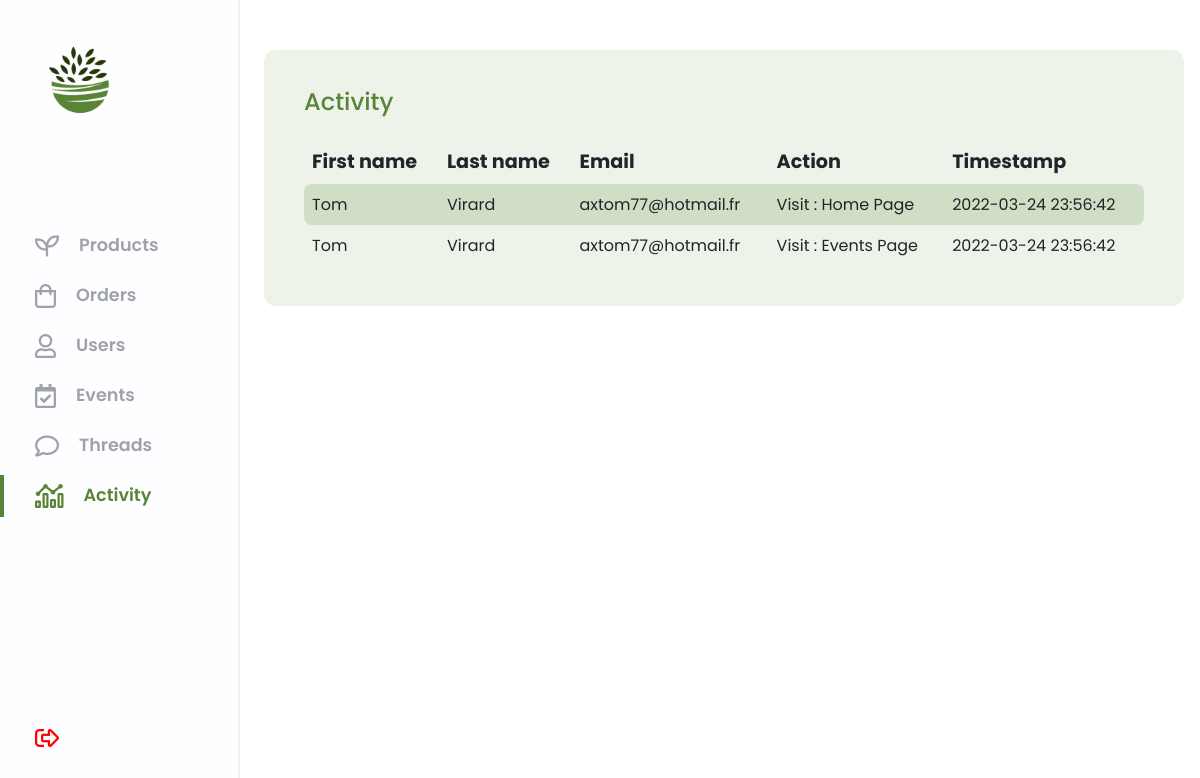
The page /admin-dashboard/dashboard.php?page=activity-panel (signed in) on the database as committed earlier.
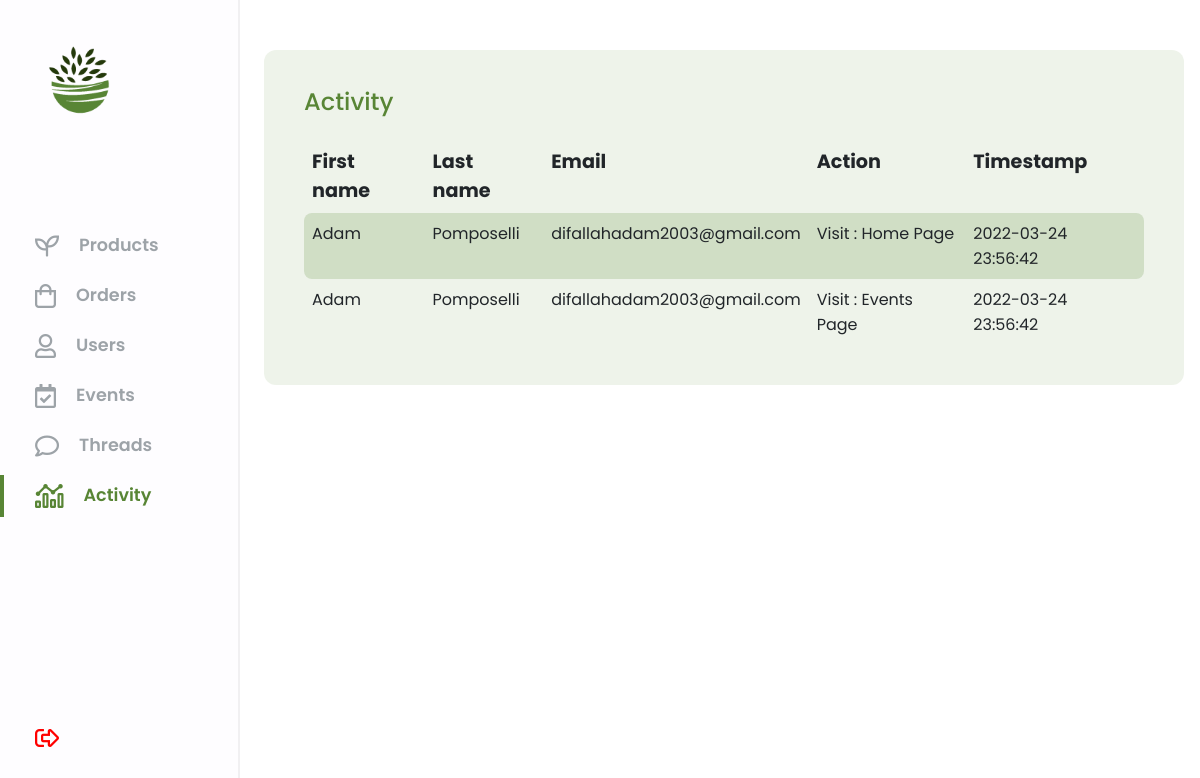
The same page on the database as committed later.
### tables this page shows
CREATE TABLE activity_log(
   visit_log_id INT AUTO_INCREMENT,
   action VARCHAR(50)  NOT NULL,
   created_at DATETIME NOT NULL,
   customer_id INT NOT NULL,
   PRIMARY KEY(visit_log_id),
   FOREIGN KEY(customer_id) REFERENCES customer(customer_id)
);

CREATE TABLE customer(
   customer_id INT AUTO_INCREMENT,
   firstname VARCHAR(50)  NOT NULL,
   lastname VARCHAR(50)  NOT NULL,
   email VARCHAR(255)  NOT NULL,
   password VARCHAR(64)  NOT NULL,
   vkey VARCHAR(32)  NOT NULL,
   verified TINYINT NOT NULL,
   registration_date DATETIME NOT NULL,
   update_date DATETIME NOT NULL,
   PRIMARY KEY(customer_id)
);

### database/DBController.php (called while the page is built, shortened)
<?php
    class DBController
    {
        protected $host = '127.0.0.1';
        protected $user = 'root';
        protected $pwd = '#Apomposelli1';
        protected $database = 'tropicalinterior';
        public function __construct()
        {
            $this->con = mysqli_connect($this->host, $this->user, $this->pwd, $this->database);
        }
    }
?>

### utilities.php (called while the page is built, shortened)
<?php
    function debug_to_console($data) {
        $output = $data;
    }
    require(__DIR__."/database/DBController.php");
    $db = new DBController();
    require(__DIR__."/database/CustomRequest.php");
    $customRequest = new CustomRequest($db);
?>

### database/CustomRequest.php (called while the page is built, shortened)
<?php
    class CustomRequest
    {
        public $db = null;
        public function __construct(DBController $db)
        {
            $this->db = $db;
        }
        public function getData($query)
        {
            $result = $this->db->con->query($query);
            $resultArray = array();
            while($item = mysqli_fetch_array($result, MYSQLI_ASSOC))
            {
                $resultArray[] = $item;
            }
            return $resultArray;
        }
    }
?>

### admin-dashboard/pages/activity-panel.php (the view)
<div class="activity_main_container">
    <p class="activity_title">Activity</p>
    <?php
        $logs = $customRequest->getData(
            "SELECT c.firstname, c.lastname, c.email, a.action, a.created_at AS timestamp
             FROM activity_log a
             LEFT JOIN (customer c) ON (c.customer_id = a.customer_id)
             LIMIT 100;
            ");
    ?>
    <table class="table_content">
        <thead class="table_head">
            <th class="head_item">First name</th>
            <th class="head_item">Last name</th>
            <th class="head_item">Email</th>
            <th class="head_item">Action</th>
            <th class="head_item">Timestamp</th>
        </thead>
        <tbody class="table_body">
            <?php foreach($logs as $log) {?>
            <tr class="body_item">
                <td class="body_item_info"><?php echo $log['firstname'] ?></td>
                <td class="body_item_info"><?php echo $log['lastname'] ?></td>
                <td class="body_item_info"><?php echo $log['email'] ?></td>
                <td class="body_item_info"><?php echo $log['action'] ?></td>
                <td class="body_item_info"><?php echo $log['timestamp'] ?></td>
            </tr>
            <?php } ?>
        </tbody>
    </table>
</div>

Rows that differ between the two databases and show on the page:
changed through a linked row, activity_log "Visit : Home Page": customer.firstname "Tom" → "Adam"; customer.lastname "Virard" → "Pomposelli"; customer.email "axtom77@hotmail.fr" → "difallahadam2003@gmail.com"
changed through a linked row, activity_log "Visit : Events Page": customer.firstname "Tom" → "Adam"; customer.lastname "Virard" → "Pomposelli"; customer.email "axtom77@hotmail.fr" → "difallahadam2003@gmail.com"
